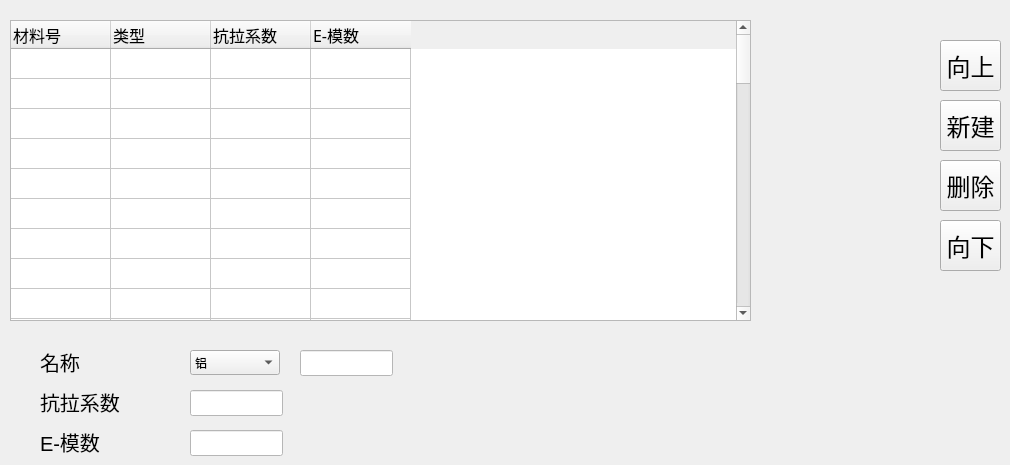
   <widget class="QWidget" name="tab_3">
    <attribute name="icon">
     <iconset resource="A66-appsrc.qrc">
      <normaloff>:/ico/ICO/P1-MET.png</normaloff>:/ico/ICO/P1-MET.png</iconset>
    </attribute>
    <attribute name="title">
     <string> 材料库      </string>
    </attribute>
    <widget class="QLineEdit" name="lineEdit_EMold">
     <property name="geometry">
      <rect>
       <x>190</x>
       <y>430</y>
       <width>93</width>
       <height>26</height>
      </rect>
     </property>
     <property name="palette">
      <palette>
       <active>
        <colorrole role="Button">
         <brush brushstyle="SolidPattern">
          <color alpha="255">
           <red>255</red>
           <green>255</green>
           <blue>255</blue>
          </color>
         </brush>
        </colorrole>
        <colorrole role="Base">
         <brush brushstyle="SolidPattern">
          <color alpha="255">
           <red>255</red>
           <green>255</green>
           <blue>255</blue>
          </color>
         </brush>
        </colorrole>
        <colorrole role="Window">
         <brush brushstyle="SolidPattern">
          <color alpha="255">
           <red>255</red>
           <green>255</green>
           <blue>255</blue>
          </color>
         </brush>
        </colorrole>
       </active>
       <inactive>
        <colorrole role="Button">
         <brush brushstyle="SolidPattern">
          <color alpha="255">
           <red>255</red>
           <green>255</green>
           <blue>255</blue>
          </color>
         </brush>
        </colorrole>
        <colorrole role="Base">
         <brush brushstyle="SolidPattern">
          <color alpha="255">
           <red>255</red>
           <green>255</green>
           <blue>255</blue>
          </color>
         </brush>
        </colorrole>
        <colorrole role="Window">
         <brush brushstyle="SolidPattern">
          <color alpha="255">
           <red>255</red>
           <green>255</green>
           <blue>255</blue>
          </color>
         </brush>
        </colorrole>
       </inactive>
       <disabled>
        <colorrole role="Button">
         <brush brushstyle="SolidPattern">
          <color alpha="255">
           <red>255</red>
           <green>255</green>
           <blue>255</blue>
          </color>
         </brush>
        </colorrole>
        <colorrole role="Base">
         <brush brushstyle="SolidPattern">
          <color alpha="255">
           <red>255</red>
           <green>255</green>
           <blue>255</blue>
          </color>
         </brush>
        </colorrole>
        <colorrole role="Window">
         <brush brushstyle="SolidPattern">
          <color alpha="255">
           <red>255</red>
           <green>255</green>
           <blue>255</blue>
          </color>
         </brush>
        </colorrole>
       </disabled>
      </palette>
     </property>
     <property name="cursor">
      <cursorShape>ArrowCursor</cursorShape>
     </property>
     <property name="styleSheet">
      <string notr="true">background-color: rgb(255, 255, 255);</string>
     </property>
    </widget>
    <widget class="QLabel" name="label_28">
     <property name="geometry">
      <rect>
       <x>40</x>
       <y>430</y>
       <width>111</width>
       <height>24</height>
      </rect>
     </property>
     <property name="font">
      <font>
       <pointsize>15</pointsize>
      </font>
     </property>
     <property name="cursor">
      <cursorShape>ArrowCursor</cursorShape>
     </property>
     <property name="text">
      <string>E-模数</string>
     </property>
     <property name="alignment">
      <set>Qt::AlignLeading|Qt::AlignLeft|Qt::AlignVCenter</set>
     </property>
    </widget>
    <widget class="QPushButton" name="pushButton_M_Up">
     <property name="geometry">
      <rect>
       <x>940</x>
       <y>40</y>
       <width>61</width>
       <height>51</height>
      </rect>
     </property>
     <property name="font">
      <font>
       <pointsize>18</pointsize>
      </font>
     </property>
     <property name="cursor">
      <cursorShape>ArrowCursor</cursorShape>
     </property>
     <property name="focusPolicy">
      <enum>Qt::ClickFocus</enum>
     </property>
     <property name="text">
      <string>向上</string>
     </property>
     <property name="autoDefault">
      <bool>false</bool>
     </property>
    </widget>
    <widget class="QLabel" name="label_29">
     <property name="geometry">
      <rect>
       <x>40</x>
       <y>390</y>
       <width>101</width>
       <height>24</height>
      </rect>
     </property>
     <property name="font">
      <font>
       <pointsize>15</pointsize>
      </font>
     </property>
     <property name="cursor">
      <cursorShape>ArrowCursor</cursorShape>
     </property>
     <property name="text">
      <string>抗拉系数</string>
     </property>
     <property name="alignment">
      <set>Qt::AlignLeading|Qt::AlignLeft|Qt::AlignVCenter</set>
     </property>
    </widget>
    <widget class="QLineEdit" name="lineEdit_Strengrht">
     <property name="geometry">
      <rect>
       <x>190</x>
       <y>390</y>
       <width>93</width>
       <height>26</height>
      </rect>
     </property>
     <property name="palette">
      <palette>
       <active>
        <colorrole role="Button">
         <brush brushstyle="SolidPattern">
          <color alpha="255">
           <red>255</red>
           <green>255</green>
           <blue>255</blue>
          </color>
         </brush>
        </colorrole>
        <colorrole role="Base">
         <brush brushstyle="SolidPattern">
          <color alpha="255">
           <red>255</red>
           <green>255</green>
           <blue>255</blue>
          </color>
         </brush>
        </colorrole>
        <colorrole role="Window">
         <brush brushstyle="SolidPattern">
          <color alpha="255">
           <red>255</red>
           <green>255</green>
           <blue>255</blue>
          </color>
         </brush>
        </colorrole>
       </active>
       <inactive>
        <colorrole role="Button">
         <brush brushstyle="SolidPattern">
          <color alpha="255">
           <red>255</red>
           <green>255</green>
           <blue>255</blue>
          </color>
         </brush>
        </colorrole>
        <colorrole role="Base">
         <brush brushstyle="SolidPattern">
          <color alpha="255">
           <red>255</red>
           <green>255</green>
           <blue>255</blue>
          </color>
         </brush>
        </colorrole>
        <colorrole role="Window">
         <brush brushstyle="SolidPattern">
          <color alpha="255">
           <red>255</red>
           <green>255</green>
           <blue>255</blue>
          </color>
         </brush>
        </colorrole>
       </inactive>
       <disabled>
        <colorrole role="Button">
         <brush brushstyle="SolidPattern">
          <color alpha="255">
           <red>255</red>
           <green>255</green>
           <blue>255</blue>
          </color>
         </brush>
        </colorrole>
        <colorrole role="Base">
         <brush brushstyle="SolidPattern">
          <color alpha="255">
           <red>255</red>
           <green>255</green>
           <blue>255</blue>
          </color>
         </brush>
        </colorrole>
        <colorrole role="Window">
         <brush brushstyle="SolidPattern">
          <color alpha="255">
           <red>255</red>
           <green>255</green>
           <blue>255</blue>
          </color>
         </brush>
        </colorrole>
       </disabled>
      </palette>
     </property>
     <property name="cursor">
      <cursorShape>ArrowCursor</cursorShape>
     </property>
     <property name="styleSheet">
      <string notr="true">background-color: rgb(255, 255, 255);</string>
     </property>
    </widget>
    <widget class="QLineEdit" name="lineEdit_MaterialName">
     <property name="geometry">
      <rect>
       <x>300</x>
       <y>350</y>
       <width>93</width>
       <height>26</height>
      </rect>
     </property>
     <property name="palette">
      <palette>
       <active>
        <colorrole role="Button">
         <brush brushstyle="SolidPattern">
          <color alpha="255">
           <red>255</red>
           <green>255</green>
           <blue>255</blue>
          </color>
         </brush>
        </colorrole>
        <colorrole role="Base">
         <brush brushstyle="SolidPattern">
          <color alpha="255">
           <red>255</red>
           <green>255</green>
           <blue>255</blue>
          </color>
         </brush>
        </colorrole>
        <colorrole role="Window">
         <brush brushstyle="SolidPattern">
          <color alpha="255">
           <red>255</red>
           <green>255</green>
           <blue>255</blue>
          </color>
         </brush>
        </colorrole>
       </active>
       <inactive>
        <colorrole role="Button">
         <brush brushstyle="SolidPattern">
          <color alpha="255">
           <red>255</red>
           <green>255</green>
           <blue>255</blue>
          </color>
         </brush>
        </colorrole>
        <colorrole role="Base">
         <brush brushstyle="SolidPattern">
          <color alpha="255">
           <red>255</red>
           <green>255</green>
           <blue>255</blue>
          </color>
         </brush>
        </colorrole>
        <colorrole role="Window">
         <brush brushstyle="SolidPattern">
          <color alpha="255">
           <red>255</red>
           <green>255</green>
           <blue>255</blue>
          </color>
         </brush>
        </colorrole>
       </inactive>
       <disabled>
        <colorrole role="Button">
         <brush brushstyle="SolidPattern">
          <color alpha="255">
           <red>255</red>
           <green>255</green>
           <blue>255</blue>
          </color>
         </brush>
        </colorrole>
        <colorrole role="Base">
         <brush brushstyle="SolidPattern">
          <color alpha="255">
           <red>255</red>
           <green>255</green>
           <blue>255</blue>
          </color>
         </brush>
        </colorrole>
        <colorrole role="Window">
         <brush brushstyle="SolidPattern">
          <color alpha="255">
           <red>255</red>
           <green>255</green>
           <blue>255</blue>
          </color>
         </brush>
        </colorrole>
       </disabled>
      </palette>
     </property>
     <property name="cursor">
      <cursorShape>ArrowCursor</cursorShape>
     </property>
     <property name="styleSheet">
      <string notr="true">background-color: rgb(255, 255, 255);</string>
     </property>
    </widget>
    <widget class="QLabel" name="label_30">
     <property name="geometry">
      <rect>
       <x>40</x>
       <y>350</y>
       <width>101</width>
       <height>24</height>
      </rect>
     </property>
     <property name="font">
      <font>
       <pointsize>15</pointsize>
      </font>
     </property>
     <property name="cursor">
      <cursorShape>ArrowCursor</cursorShape>
     </property>
     <property name="text">
      <string>名称</string>
     </property>
     <property name="alignment">
      <set>Qt::AlignLeading|Qt::AlignLeft|Qt::AlignVCenter</set>
     </property>
    </widget>
    <widget class="QComboBox" name="comboBox_material">
     <property name="geometry">
      <rect>
       <x>190</x>
       <y>350</y>
       <width>90</width>
       <height>25</height>
      </rect>
     </property>
     <item>
      <property name="text">
       <string>铝</string>
      </property>
     </item>
     <item>
      <property name="text">
       <string>不绣钢</string>
      </property>
     </item>
     <item>
      <property name="text">
       <string>铁</string>
      </property>
     </item>
    </widget>
    <widget class="QTableWidget" name="tableWidget_Material">
     <property name="geometry">
      <rect>
       <x>10</x>
       <y>20</y>
       <width>741</width>
       <height>301</height>
      </rect>
     </property>
     <property name="sizePolicy">
      <sizepolicy hsizetype="Expanding" vsizetype="Expanding">
       <horstretch>0</horstretch>
       <verstretch>0</verstretch>
      </sizepolicy>
     </property>
     <property name="font">
      <font>
       <pointsize>12</pointsize>
      </font>
     </property>
     <property name="cursor" stdset="0">
      <cursorShape>ArrowCursor</cursorShape>
     </property>
     <property name="acceptDrops">
      <bool>false</bool>
     </property>
     <property name="layoutDirection">
      <enum>Qt::LeftToRight</enum>
     </property>
     <property name="midLineWidth">
      <number>1</number>
     </property>
     <property name="verticalScrollBarPolicy">
      <enum>Qt::ScrollBarAsNeeded</enum>
     </property>
     <property name="horizontalScrollBarPolicy">
      <enum>Qt::ScrollBarAsNeeded</enum>
     </property>
     <property name="autoScrollMargin">
      <number>16</number>
     </property>
     <property name="editTriggers">
      <set>QAbstractItemView::NoEditTriggers</set>
     </property>
     <property name="selectionMode">
      <enum>QAbstractItemView::SingleSelection</enum>
     </property>
     <property name="selectionBehavior">
      <enum>QAbstractItemView::SelectRows</enum>
     </property>
     <property name="textElideMode">
      <enum>Qt::ElideRight</enum>
     </property>
     <property name="gridStyle">
      <enum>Qt::SolidLine</enum>
     </property>
     <property name="sortingEnabled">
      <bool>false</bool>
     </property>
     <property name="rowCount">
      <number>50</number>
     </property>
     <property name="columnCount">
      <number>4</number>
     </property>
     <attribute name="horizontalHeaderCascadingSectionResizes">
      <bool>false</bool>
     </attribute>
     <attribute name="horizontalHeaderMinimumSectionSize">
      <number>27</number>
     </attribute>
     <attribute name="horizontalHeaderShowSortIndicator" stdset="0">
      <bool>false</bool>
     </attribute>
     <attribute name="horizontalHeaderStretchLastSection">
      <bool>false</bool>
     </attribute>
     <attribute name="verticalHeaderVisible">
      <bool>false</bool>
     </attribute>
     <attribute name="verticalHeaderDefaultSectionSize">
      <number>30</number>
     </attribute>
     <attribute name="verticalHeaderShowSortIndicator" stdset="0">
      <bool>false</bool>
     </attribute>
     <row/>
     <row/>
     <row/>
     <row/>
     <row/>
     <row/>
     <row/>
     <row/>
     <row/>
     <row/>
     <row/>
     <row/>
     <row/>
     <row/>
     <row/>
     <row/>
     <row/>
     <row/>
     <row/>
     <row/>
     <row/>
     <row/>
     <row/>
     <row/>
     <row/>
     <row/>
     <row/>
     <row/>
     <row/>
     <row/>
     <row/>
     <row/>
     <row/>
     <row/>
     <row/>
     <row/>
     <row/>
     <row/>
     <row/>
     <row/>
     <row/>
     <row/>
     <row/>
     <row/>
     <row/>
     <row/>
     <row/>
     <row/>
     <row/>
     <row/>
     <column>
      <property name="text">
       <string>材料号</string>
      </property>
      <property name="font">
       <font>
        <family>Sans Serif</family>
        <pointsize>12</pointsize>
       </font>
      </property>
      <property name="textAlignment">
       <set>AlignLeft|AlignVCenter</set>
      </property>
     </column>
     <column>
      <property name="text">
       <string>类型</string>
      </property>
      <property name="font">
       <font>
        <pointsize>12</pointsize>
       </font>
      </property>
      <property name="textAlignment">
       <set>AlignLeft|AlignVCenter</set>
      </property>
     </column>
     <column>
      <property name="text">
       <string>抗拉系数</string>
      </property>
      <property name="font">
       <font>
        <family>Sans Serif</family>
        <pointsize>12</pointsize>
       </font>
      </property>
      <property name="textAlignment">
       <set>AlignLeft|AlignVCenter</set>
      </property>
     </column>
     <column>
      <property name="text">
       <string>E-模数</string>
      </property>
      <property name="font">
       <font>
        <family>Sans Serif</family>
        <pointsize>12</pointsize>
       </font>
      </property>
      <property name="textAlignment">
       <set>AlignLeft|AlignVCenter</set>
      </property>
     </column>
     <item row="0" column="0">
      <property name="text">
       <string/>
      </property>
      <property name="textAlignment">
       <set>AlignHCenter|AlignVCenter|AlignCenter</set>
      </property>
     </item>
     <item row="1" column="0">
      <property name="text">
       <string/>
      </property>
      <property name="flags">
       <set>ItemIsSelectable|ItemIsEditable|ItemIsDragEnabled|ItemIsUserCheckable|ItemIsEnabled</set>
      </property>
     </item>
    </widget>
    <widget class="QPushButton" name="pushButton_M_Down">
     <property name="geometry">
      <rect>
       <x>940</x>
       <y>220</y>
       <width>61</width>
       <height>51</height>
      </rect>
     </property>
     <property name="font">
      <font>
       <pointsize>18</pointsize>
      </font>
     </property>
     <property name="cursor">
      <cursorShape>ArrowCursor</cursorShape>
     </property>
     <property name="focusPolicy">
      <enum>Qt::ClickFocus</enum>
     </property>
     <property name="text">
      <string>向下</string>
     </property>
     <property name="autoDefault">
      <bool>false</bool>
     </property>
    </widget>
    <widget class="QPushButton" name="pushButton_M_New">
     <property name="geometry">
      <rect>
       <x>940</x>
       <y>100</y>
       <width>61</width>
       <height>51</height>
      </rect>
     </property>
     <property name="font">
      <font>
       <pointsize>18</pointsize>
      </font>
     </property>
     <property name="cursor">
      <cursorShape>ArrowCursor</cursorShape>
     </property>
     <property name="focusPolicy">
      <enum>Qt::ClickFocus</enum>
     </property>
     <property name="text">
      <string>新建</string>
     </property>
     <property name="autoDefault">
      <bool>false</bool>
     </property>
    </widget>
    <widget class="QPushButton" name="pushButton_M_Del">
     <property name="geometry">
      <rect>
       <x>940</x>
       <y>160</y>
       <width>61</width>
       <height>51</height>
      </rect>
     </property>
     <property name="font">
      <font>
       <pointsize>18</pointsize>
      </font>
     </property>
     <property name="cursor">
      <cursorShape>ArrowCursor</cursorShape>
     </property>
     <property name="focusPolicy">
      <enum>Qt::ClickFocus</enum>
     </property>
     <property name="text">
      <string>删除</string>
     </property>
     <property name="autoDefault">
      <bool>false</bool>
     </property>
    </widget>
   </widget>
